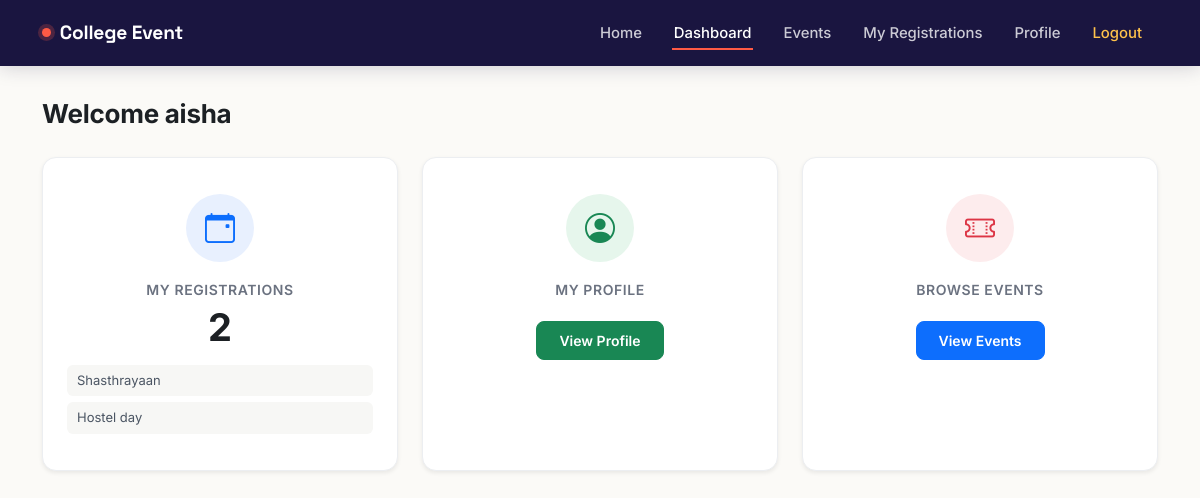
Before: /dashboard/ (signed in) with the older database file.
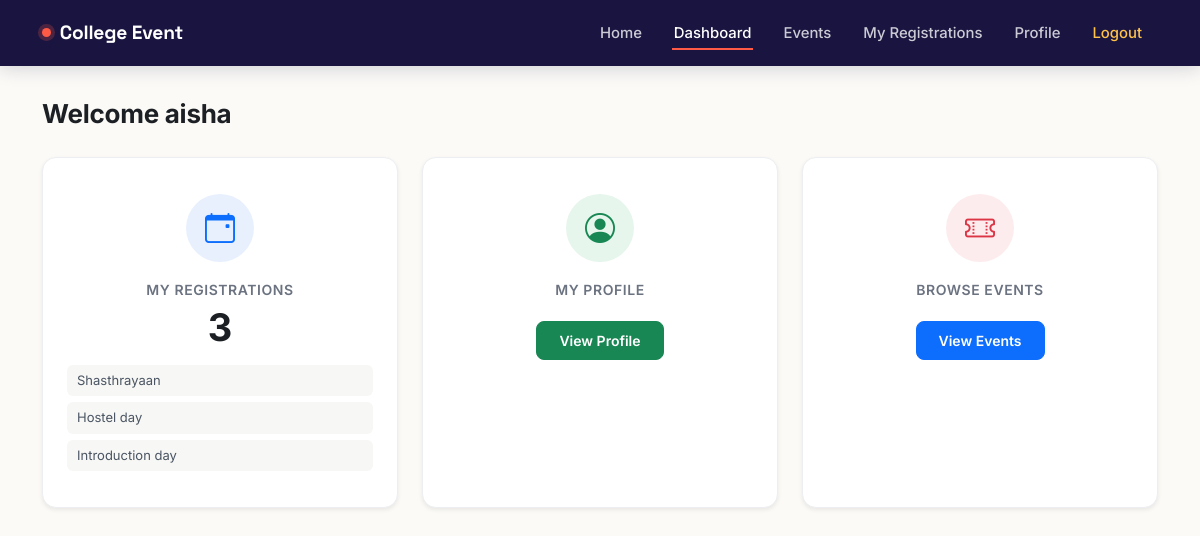
After: the same page with the newer database file.
### myapp/models.py (models this page shows, shortened)
class Registration(models.Model):
    STATUS = (
        ('Pending', 'Pending'),
        ('Paid', 'Paid'),
    )
    user = models.ForeignKey(User, on_delete=models.CASCADE)
    event = models.ForeignKey(Event, on_delete=models.CASCADE)
    full_name = models.CharField(max_length=150)
    college = models.CharField(max_length=200)
    department = models.CharField(max_length=150)
    semester = models.CharField(max_length=50)
    phone = models.CharField(max_length=15)
    email = models.EmailField()
    payment_status = models.CharField(max_length=20, choices=STATUS, default='Pending')
    registration_date = models.DateTimeField(auto_now_add=True)

class Event(models.Model):
    title = models.CharField(max_length=200)
    category = models.CharField(max_length=100)
    venue = models.CharField(max_length=200)
    event_date = models.DateField()
    event_time = models.TimeField()
    last_date = models.DateField()
    description = models.TextField()
    image = models.ImageField(upload_to='events/')
    total_seats = models.IntegerField()
    available_seats = models.IntegerField()
    registration_fee = models.DecimalField(max_digits=8, decimal_places=2)
    brochure = models.FileField(upload_to='brochures/', blank=True, null=True)
    status = models.BooleanField(default=True)

### myapp/views.py (the view)
# urls.py: path('dashboard/', views.user_dashboard, name='user_dashboard'),
@login_required(login_url='login')
def user_dashboard(request):
    total_events = Event.objects.filter(status=True).count()
    registrations = Registration.objects.filter(user=request.user)
    total_registered = registrations.count()
    total_paid = registrations.filter(payment_status='Paid').count()
    context = {
        'registrations': registrations,
        'total_events': total_events,
        'total_registered': total_registered,
        'total_paid': total_paid,
    }
    return render(request, 'user/dashboard.html', context)

### templates/user/dashboard.html (shortened to what this page needs)
{% extends 'user/base.html' %}
{% block content %}
<div class="dash-wrap">
<h2 class="mb-4 dash-greeting">
    Welcome {{ request.user.first_name }}
</h2>
<div class="row g-4">
    <div class="col-md-4">
        <div class="card text-center shadow-sm dash-card">
            <div class="card-body">
                <div class="dash-icon-circle icon-primary">
                    <i class="bi bi-calendar-event text-primary"></i>
                </div>
                <h4 class="mt-3">
                    My Registrations
                </h4>
                <h2 class="dash-count">
                    {{ registrations.count }}
                </h2>
                <ul class="dash-event-list">
                    {% for reg in registrations|slice:":3" %}
                    <li>{{ reg.event.title }}</li>
                    {% endfor %}
                </ul>
            </div>
        </div>
    </div>
    <div class="col-md-4">
        <div class="card text-center shadow-sm dash-card">
            <div class="card-body">
                <div class="dash-icon-circle icon-success">
                    <i class="bi bi-person-circle text-success"></i>
                </div>
                <h4 class="mt-3">
                    My Profile
                </h4>
                <a href="{% url 'profile' %}" class="btn btn-success mt-3">
                    View Profile
                </a>
            </div>
        </div>
    </div>
    <div class="col-md-4">
        <div class="card text-center shadow-sm dash-card">
            <div class="card-body">
                <div class="dash-icon-circle icon-danger">
                    <i class="bi bi-ticket-perforated text-danger"></i>
                </div>
                <h4 class="mt-3">
                    Browse Events
                </h4>
                <a href="{% url 'event_list' %}" class="btn btn-primary mt-3">
                    View Events
                </a>
            </div>
        </div>
    </div>
</div>
</div>
{% endblock %}

Changed rows visible on the page:
added Registration: event "Introduction day"
Other visible differences:
{{ registrations.count }}: "2" → "3"
